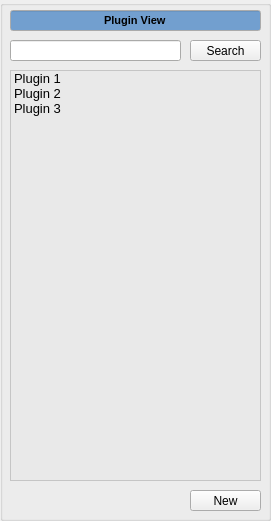
    <widget class="QGroupBox" name="plugin_view_groupbox">
     <property name="geometry">
      <rect>
       <x>10</x>
       <y>10</y>
       <width>271</width>
       <height>521</height>
      </rect>
     </property>
     <property name="title">
      <string/>
     </property>
     <widget class="QLineEdit" name="plugin_view_lineedit">
      <property name="geometry">
       <rect>
        <x>10</x>
        <y>10</y>
        <width>251</width>
        <height>21</height>
       </rect>
      </property>
      <property name="palette">
       <palette>
        <active>
         <colorrole role="Base">
          <brush brushstyle="SolidPattern">
           <color alpha="255">
            <red>114</red>
            <green>159</green>
            <blue>207</blue>
           </color>
          </brush>
         </colorrole>
        </active>
        <inactive>
         <colorrole role="Base">
          <brush brushstyle="SolidPattern">
           <color alpha="255">
            <red>114</red>
            <green>159</green>
            <blue>207</blue>
           </color>
          </brush>
         </colorrole>
        </inactive>
        <disabled>
         <colorrole role="Base">
          <brush brushstyle="SolidPattern">
           <color alpha="255">
            <red>255</red>
            <green>255</green>
            <blue>255</blue>
           </color>
          </brush>
         </colorrole>
        </disabled>
       </palette>
      </property>
      <property name="font">
       <font>
        <pointsize>8</pointsize>
        <weight>75</weight>
        <bold>true</bold>
       </font>
      </property>
      <property name="autoFillBackground">
       <bool>false</bool>
      </property>
      <property name="text">
       <string>Plugin View</string>
      </property>
      <property name="alignment">
       <set>Qt::AlignCenter</set>
      </property>
      <property name="readOnly">
       <bool>true</bool>
      </property>
     </widget>
     <widget class="QLineEdit" name="plugin_view_search_lineedit">
      <property name="geometry">
       <rect>
        <x>10</x>
        <y>40</y>
        <width>171</width>
        <height>21</height>
       </rect>
      </property>
      <property name="palette">
       <palette>
        <active>
         <colorrole role="WindowText">
          <brush brushstyle="SolidPattern">
           <color alpha="255">
            <red>0</red>
            <green>0</green>
            <blue>0</blue>
           </color>
          </brush>
         </colorrole>
         <colorrole role="Dark">
          <brush brushstyle="SolidPattern">
           <color alpha="255">
            <red>119</red>
            <green>119</green>
            <blue>118</blue>
           </color>
          </brush>
         </colorrole>
         <colorrole role="Mid">
          <brush brushstyle="SolidPattern">
           <color alpha="255">
            <red>159</red>
            <green>159</green>
            <blue>157</blue>
           </color>
          </brush>
         </colorrole>
         <colorrole role="Text">
          <brush brushstyle="SolidPattern">
           <color alpha="255">
            <red>203</red>
            <green>203</green>
            <blue>203</blue>
           </color>
          </brush>
         </colorrole>
         <colorrole role="ButtonText">
          <brush brushstyle="SolidPattern">
           <color alpha="255">
            <red>0</red>
            <green>0</green>
            <blue>0</blue>
           </color>
          </brush>
         </colorrole>
         <colorrole role="Base">
          <brush brushstyle="SolidPattern">
           <color alpha="255">
            <red>255</red>
            <green>255</green>
            <blue>255</blue>
           </color>
          </brush>
         </colorrole>
         <colorrole role="Window">
          <brush brushstyle="SolidPattern">
           <color alpha="255">
            <red>238</red>
            <green>238</green>
            <blue>236</blue>
           </color>
          </brush>
         </colorrole>
         <colorrole role="Shadow">
          <brush brushstyle="SolidPattern">
           <color alpha="255">
            <red>0</red>
            <green>0</green>
            <blue>0</blue>
           </color>
          </brush>
         </colorrole>
         <colorrole role="AlternateBase">
          <brush brushstyle="SolidPattern">
           <color alpha="255">
            <red>184</red>
            <green>184</green>
            <blue>184</blue>
           </color>
          </brush>
         </colorrole>
         <colorrole role="ToolTipBase">
          <brush brushstyle="SolidPattern">
           <color alpha="255">
            <red>255</red>
            <green>255</green>
            <blue>220</blue>
           </color>
          </brush>
         </colorrole>
         <colorrole role="ToolTipText">
          <brush brushstyle="SolidPattern">
           <color alpha="255">
            <red>0</red>
            <green>0</green>
            <blue>0</blue>
           </color>
          </brush>
         </colorrole>
        </active>
        <inactive>
         <colorrole role="WindowText">
          <brush brushstyle="SolidPattern">
           <color alpha="255">
            <red>0</red>
            <green>0</green>
            <blue>0</blue>
           </color>
          </brush>
         </colorrole>
         <colorrole role="Dark">
          <brush brushstyle="SolidPattern">
           <color alpha="255">
            <red>119</red>
            <green>119</green>
            <blue>118</blue>
           </color>
          </brush>
         </colorrole>
         <colorrole role="Mid">
          <brush brushstyle="SolidPattern">
           <color alpha="255">
            <red>159</red>
            <green>159</green>
            <blue>157</blue>
           </color>
          </brush>
         </colorrole>
         <colorrole role="Text">
          <brush brushstyle="SolidPattern">
           <color alpha="255">
            <red>203</red>
            <green>203</green>
            <blue>203</blue>
           </color>
          </brush>
         </colorrole>
         <colorrole role="ButtonText">
          <brush brushstyle="SolidPattern">
           <color alpha="255">
            <red>0</red>
            <green>0</green>
            <blue>0</blue>
           </color>
          </brush>
         </colorrole>
         <colorrole role="Base">
          <brush brushstyle="SolidPattern">
           <color alpha="255">
            <red>255</red>
            <green>255</green>
            <blue>255</blue>
           </color>
          </brush>
         </colorrole>
         <colorrole role="Window">
          <brush brushstyle="SolidPattern">
           <color alpha="255">
            <red>238</red>
            <green>238</green>
            <blue>236</blue>
           </color>
          </brush>
         </colorrole>
         <colorrole role="Shadow">
          <brush brushstyle="SolidPattern">
           <color alpha="255">
            <red>0</red>
            <green>0</green>
            <blue>0</blue>
           </color>
          </brush>
         </colorrole>
         <colorrole role="AlternateBase">
          <brush brushstyle="SolidPattern">
           <color alpha="255">
            <red>184</red>
            <green>184</green>
            <blue>184</blue>
           </color>
          </brush>
         </colorrole>
         <colorrole role="ToolTipBase">
          <brush brushstyle="SolidPattern">
           <color alpha="255">
            <red>255</red>
            <green>255</green>
            <blue>220</blue>
           </color>
          </brush>
         </colorrole>
         <colorrole role="ToolTipText">
          <brush brushstyle="SolidPattern">
           <color alpha="255">
            <red>0</red>
            <green>0</green>
            <blue>0</blue>
           </color>
          </brush>
         </colorrole>
        </inactive>
        <disabled>
         <colorrole role="WindowText">
          <brush brushstyle="SolidPattern">
           <color alpha="255">
            <red>119</red>
            <green>119</green>
            <blue>118</blue>
           </color>
          </brush>
         </colorrole>
         <colorrole role="Dark">
          <brush brushstyle="SolidPattern">
           <color alpha="255">
            <red>119</red>
            <green>119</green>
            <blue>118</blue>
           </color>
          </brush>
         </colorrole>
         <colorrole role="Mid">
          <brush brushstyle="SolidPattern">
           <color alpha="255">
            <red>159</red>
            <green>159</green>
            <blue>157</blue>
           </color>
          </brush>
         </colorrole>
         <colorrole role="Text">
          <brush brushstyle="SolidPattern">
           <color alpha="255">
            <red>119</red>
            <green>119</green>
            <blue>118</blue>
           </color>
          </brush>
         </colorrole>
         <colorrole role="ButtonText">
          <brush brushstyle="SolidPattern">
           <color alpha="255">
            <red>119</red>
            <green>119</green>
            <blue>118</blue>
           </color>
          </brush>
         </colorrole>
         <colorrole role="Base">
          <brush brushstyle="SolidPattern">
           <color alpha="255">
            <red>238</red>
            <green>238</green>
            <blue>236</blue>
           </color>
          </brush>
         </colorrole>
         <colorrole role="Window">
          <brush brushstyle="SolidPattern">
           <color alpha="255">
            <red>238</red>
            <green>238</green>
            <blue>236</blue>
           </color>
          </brush>
         </colorrole>
         <colorrole role="Shadow">
          <brush brushstyle="SolidPattern">
           <color alpha="255">
            <red>0</red>
            <green>0</green>
            <blue>0</blue>
           </color>
          </brush>
         </colorrole>
         <colorrole role="AlternateBase">
          <brush brushstyle="SolidPattern">
           <color alpha="255">
            <red>184</red>
            <green>184</green>
            <blue>184</blue>
           </color>
          </brush>
         </colorrole>
         <colorrole role="ToolTipBase">
          <brush brushstyle="SolidPattern">
           <color alpha="255">
            <red>255</red>
            <green>255</green>
            <blue>220</blue>
           </color>
          </brush>
         </colorrole>
         <colorrole role="ToolTipText">
          <brush brushstyle="SolidPattern">
           <color alpha="255">
            <red>0</red>
            <green>0</green>
            <blue>0</blue>
           </color>
          </brush>
         </colorrole>
        </disabled>
       </palette>
      </property>
      <property name="font">
       <font>
        <pointsize>8</pointsize>
       </font>
      </property>
      <property name="text">
       <string/>
      </property>
     </widget>
     <widget class="QPushButton" name="plugin_view_search_button">
      <property name="geometry">
       <rect>
        <x>190</x>
        <y>40</y>
        <width>71</width>
        <height>21</height>
       </rect>
      </property>
      <property name="text">
       <string>Search</string>
      </property>
     </widget>
     <widget class="QListWidget" name="plugin_view_plugin_listwidget">
      <property name="geometry">
       <rect>
        <x>10</x>
        <y>70</y>
        <width>251</width>
        <height>411</height>
       </rect>
      </property>
      <property name="palette">
       <palette>
        <active>
         <colorrole role="WindowText">
          <brush brushstyle="SolidPattern">
           <color alpha="255">
            <red>0</red>
            <green>0</green>
            <blue>0</blue>
           </color>
          </brush>
         </colorrole>
         <colorrole role="Button">
          <brush brushstyle="SolidPattern">
           <color alpha="255">
            <red>255</red>
            <green>255</green>
            <blue>255</blue>
           </color>
          </brush>
         </colorrole>
         <colorrole role="Light">
          <brush brushstyle="SolidPattern">
           <color alpha="255">
            <red>255</red>
            <green>255</green>
            <blue>255</blue>
           </color>
          </brush>
         </colorrole>
         <colorrole role="Midlight">
          <brush brushstyle="SolidPattern">
           <color alpha="255">
            <red>255</red>
            <green>255</green>
            <blue>255</blue>
           </color>
          </brush>
         </colorrole>
         <colorrole role="Dark">
          <brush brushstyle="SolidPattern">
           <color alpha="255">
            <red>127</red>
            <green>127</green>
            <blue>127</blue>
           </color>
          </brush>
         </colorrole>
         <colorrole role="Mid">
          <brush brushstyle="SolidPattern">
           <color alpha="255">
            <red>170</red>
            <green>170</green>
            <blue>170</blue>
           </color>
          </brush>
         </colorrole>
         <colorrole role="Text">
          <brush brushstyle="SolidPattern">
           <color alpha="255">
            <red>0</red>
            <green>0</green>
            <blue>0</blue>
           </color>
          </brush>
         </colorrole>
         <colorrole role="BrightText">
          <brush brushstyle="SolidPattern">
           <color alpha="255">
            <red>255</red>
            <green>255</green>
            <blue>255</blue>
           </color>
          </brush>
         </colorrole>
         <colorrole role="Base">
          <brush brushstyle="SolidPattern">
           <color alpha="142">
            <red>229</red>
            <green>229</green>
            <blue>229</blue>
           </color>
          </brush>
         </colorrole>
         <colorrole role="Window">
          <brush brushstyle="SolidPattern">
           <color alpha="255">
            <red>255</red>
            <green>255</green>
            <blue>255</blue>
           </color>
          </brush>
         </colorrole>
         <colorrole role="Shadow">
          <brush brushstyle="SolidPattern">
           <color alpha="255">
            <red>0</red>
            <green>0</green>
            <blue>0</blue>
           </color>
          </brush>
         </colorrole>
         <colorrole role="AlternateBase">
          <brush brushstyle="SolidPattern">
           <color alpha="255">
            <red>255</red>
            <green>255</green>
            <blue>255</blue>
           </color>
          </brush>
         </colorrole>
         <colorrole role="ToolTipBase">
          <brush brushstyle="SolidPattern">
           <color alpha="255">
            <red>255</red>
            <green>255</green>
            <blue>220</blue>
           </color>
          </brush>
         </colorrole>
         <colorrole role="ToolTipText">
          <brush brushstyle="SolidPattern">
           <color alpha="255">
            <red>0</red>
            <green>0</green>
            <blue>0</blue>
           </color>
          </brush>
         </colorrole>
        </active>
        <inactive>
         <colorrole role="WindowText">
          <brush brushstyle="SolidPattern">
           <color alpha="255">
            <red>0</red>
            <green>0</green>
            <blue>0</blue>
           </color>
          </brush>
         </colorrole>
         <colorrole role="Button">
          <brush brushstyle="SolidPattern">
           <color alpha="255">
            <red>255</red>
            <green>255</green>
            <blue>255</blue>
           </color>
          </brush>
         </colorrole>
         <colorrole role="Light">
          <brush brushstyle="SolidPattern">
           <color alpha="255">
            <red>255</red>
            <green>255</green>
            <blue>255</blue>
           </color>
          </brush>
         </colorrole>
         <colorrole role="Midlight">
          <brush brushstyle="SolidPattern">
           <color alpha="255">
            <red>255</red>
            <green>255</green>
            <blue>255</blue>
           </color>
          </brush>
         </colorrole>
         <colorrole role="Dark">
          <brush brushstyle="SolidPattern">
           <color alpha="255">
            <red>127</red>
            <green>127</green>
            <blue>127</blue>
           </color>
          </brush>
         </colorrole>
         <colorrole role="Mid">
          <brush brushstyle="SolidPattern">
           <color alpha="255">
            <red>170</red>
            <green>170</green>
            <blue>170</blue>
           </color>
          </brush>
         </colorrole>
         <colorrole role="Text">
          <brush brushstyle="SolidPattern">
           <color alpha="255">
            <red>0</red>
            <green>0</green>
            <blue>0</blue>
           </color>
          </brush>
         </colorrole>
         <colorrole role="BrightText">
          <brush brushstyle="SolidPattern">
           <color alpha="255">
            <red>255</red>
            <green>255</green>
            <blue>255</blue>
           </color>
          </brush>
         </colorrole>
         <colorrole role="Base">
          <brush brushstyle="SolidPattern">
           <color alpha="142">
            <red>229</red>
            <green>229</green>
            <blue>229</blue>
           </color>
          </brush>
         </colorrole>
         <colorrole role="Window">
          <brush brushstyle="SolidPattern">
           <color alpha="255">
            <red>255</red>
            <green>255</green>
            <blue>255</blue>
           </color>
          </brush>
         </colorrole>
         <colorrole role="Shadow">
          <brush brushstyle="SolidPattern">
           <color alpha="255">
            <red>0</red>
            <green>0</green>
            <blue>0</blue>
           </color>
          </brush>
         </colorrole>
         <colorrole role="AlternateBase">
          <brush brushstyle="SolidPattern">
           <color alpha="255">
            <red>255</red>
            <green>255</green>
            <blue>255</blue>
           </color>
          </brush>
         </colorrole>
         <colorrole role="ToolTipBase">
          <brush brushstyle="SolidPattern">
           <color alpha="255">
            <red>255</red>
            <green>255</green>
            <blue>220</blue>
           </color>
          </brush>
         </colorrole>
         <colorrole role="ToolTipText">
          <brush brushstyle="SolidPattern">
           <color alpha="255">
            <red>0</red>
            <green>0</green>
            <blue>0</blue>
           </color>
          </brush>
         </colorrole>
        </inactive>
        <disabled>
         <colorrole role="WindowText">
          <brush brushstyle="SolidPattern">
           <color alpha="255">
            <red>127</red>
            <green>127</green>
            <blue>127</blue>
           </color>
          </brush>
         </colorrole>
         <colorrole role="Button">
          <brush brushstyle="SolidPattern">
           <color alpha="255">
            <red>255</red>
            <green>255</green>
            <blue>255</blue>
           </color>
          </brush>
         </colorrole>
         <colorrole role="Light">
          <brush brushstyle="SolidPattern">
           <color alpha="255">
            <red>255</red>
            <green>255</green>
            <blue>255</blue>
           </color>
          </brush>
         </colorrole>
         <colorrole role="Midlight">
          <brush brushstyle="SolidPattern">
           <color alpha="255">
            <red>255</red>
            <green>255</green>
            <blue>255</blue>
           </color>
          </brush>
         </colorrole>
         <colorrole role="Dark">
          <brush brushstyle="SolidPattern">
           <color alpha="255">
            <red>127</red>
            <green>127</green>
            <blue>127</blue>
           </color>
          </brush>
         </colorrole>
         <colorrole role="Mid">
          <brush brushstyle="SolidPattern">
           <color alpha="255">
            <red>170</red>
            <green>170</green>
            <blue>170</blue>
           </color>
          </brush>
         </colorrole>
         <colorrole role="Text">
          <brush brushstyle="SolidPattern">
           <color alpha="255">
            <red>127</red>
            <green>127</green>
            <blue>127</blue>
           </color>
          </brush>
         </colorrole>
         <colorrole role="BrightText">
          <brush brushstyle="SolidPattern">
           <color alpha="255">
            <red>255</red>
            <green>255</green>
            <blue>255</blue>
           </color>
          </brush>
         </colorrole>
         <colorrole role="Base">
          <brush brushstyle="SolidPattern">
           <color alpha="255">
            <red>255</red>
            <green>255</green>
            <blue>255</blue>
           </color>
          </brush>
         </colorrole>
         <colorrole role="Window">
          <brush brushstyle="SolidPattern">
           <color alpha="255">
            <red>255</red>
            <green>255</green>
            <blue>255</blue>
           </color>
          </brush>
         </colorrole>
         <colorrole role="Shadow">
          <brush brushstyle="SolidPattern">
           <color alpha="255">
            <red>0</red>
            <green>0</green>
            <blue>0</blue>
           </color>
          </brush>
         </colorrole>
         <colorrole role="AlternateBase">
          <brush brushstyle="SolidPattern">
           <color alpha="255">
            <red>255</red>
            <green>255</green>
            <blue>255</blue>
           </color>
          </brush>
         </colorrole>
         <colorrole role="ToolTipBase">
          <brush brushstyle="SolidPattern">
           <color alpha="255">
            <red>255</red>
            <green>255</green>
            <blue>220</blue>
           </color>
          </brush>
         </colorrole>
         <colorrole role="ToolTipText">
          <brush brushstyle="SolidPattern">
           <color alpha="255">
            <red>0</red>
            <green>0</green>
            <blue>0</blue>
           </color>
          </brush>
         </colorrole>
        </disabled>
       </palette>
      </property>
      <property name="font">
       <font>
        <pointsize>10</pointsize>
       </font>
      </property>
      <property name="editTriggers">
       <set>QAbstractItemView::DoubleClicked|QAbstractItemView::EditKeyPressed</set>
      </property>
      <property name="resizeMode">
       <enum>QListView::Adjust</enum>
      </property>
      <property name="spacing">
       <number>0</number>
      </property>
      <item>
       <property name="text">
        <string>Plugin 1</string>
       </property>
      </item>
      <item>
       <property name="text">
        <string>Plugin 2</string>
       </property>
      </item>
      <item>
       <property name="text">
        <string>Plugin 3</string>
       </property>
      </item>
     </widget>
     <widget class="QPushButton" name="plugin_view_new_button">
      <property name="geometry">
       <rect>
        <x>190</x>
        <y>490</y>
        <width>71</width>
        <height>21</height>
       </rect>
      </property>
      <property name="text">
       <string>New</string>
      </property>
     </widget>
    </widget>
